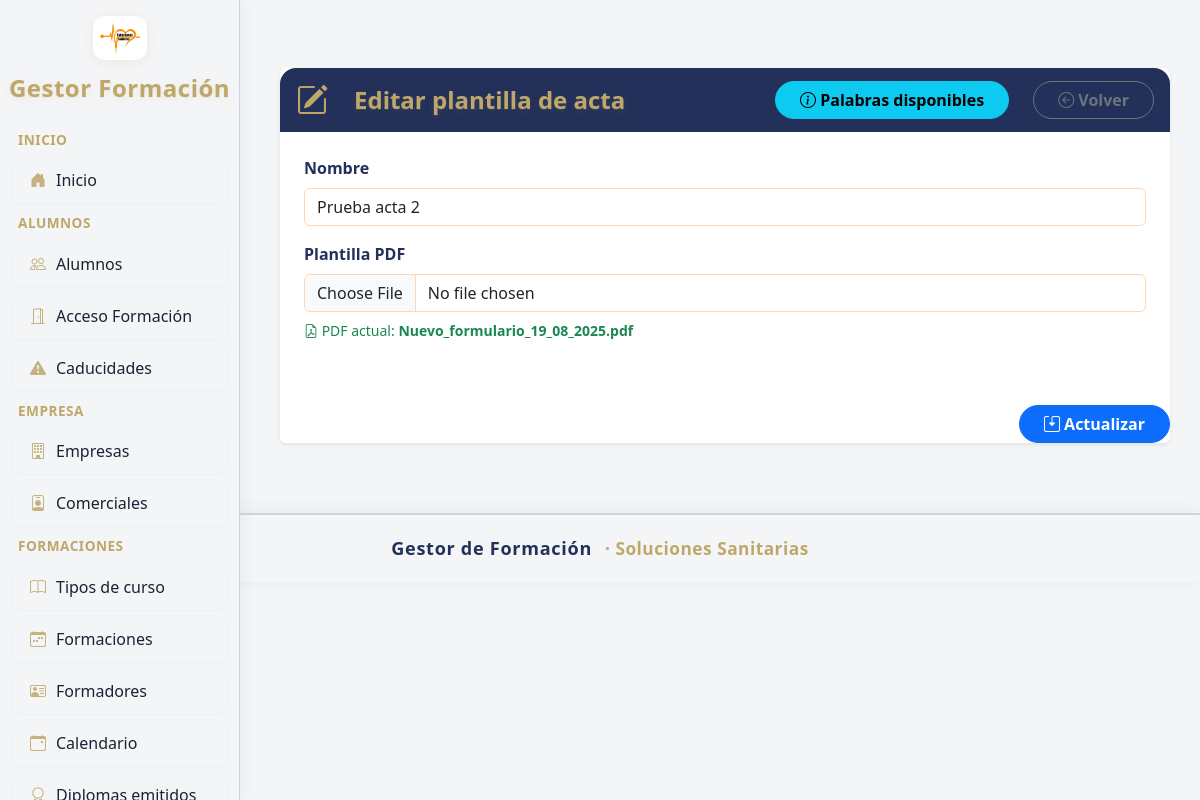
/actas/plantillas/editar/2, run on the app's committed database.
### mi_plataforma_formacion_app/models/plantilla_acta.py (models this page shows)
class PlantillaActa(db.Model):
    id = db.Column(db.Integer, primary_key=True)
    nombre = db.Column(db.String(120), nullable=False)
    ruta_pdf = db.Column(db.String(255), nullable=True)

### mi_plataforma_formacion_app/blueprints/plantillas_acta/routes.py (the view, shortened to what this page needs)
@plantillas_acta_bp.route('/editar/<int:id>', methods=['GET', 'POST'])
def editar(id):
    plantilla = PlantillaActa.query.get_or_404(id)
    form = PlantillaActaForm(obj=plantilla)
    return render_template('plantillas_acta/editar.html', form=form, plantilla=plantilla)

### mi_plataforma_formacion_app/blueprints/plantillas_acta/forms.py
class PlantillaActaForm(FlaskForm):
    nombre = StringField('Nombre', validators=[DataRequired()], render_kw={"class": "form-control"})
    archivo_pdf = FileField('Plantilla PDF', validators=[Optional(), FileAllowed(['pdf'], 'Solo se permiten archivos PDF')], render_kw={"class": "form-control"})
    submit = SubmitField('Guardar', render_kw={"class": "btn btn-primary"})

### mi_plataforma_formacion_app/blueprints/alumnos/routes.py (called while the page is built)
@alumnos_bp.app_context_processor
def inject_buscar_diploma_pdf():
    return dict(buscar_diploma_pdf=buscar_diploma_pdf)

### mi_plataforma_formacion_app/templates/plantillas_acta/editar.html (shortened to what this page needs)
{% extends "base.html" %}
{% block content %}
<div class="card shadow-sm border-0 mx-auto" style="max-width:900px;background:#fff;">
  <div class="card-header d-flex align-items-center gap-3" style="background: var(--color-sidebar-active); color: var(--color-sidebar-title); border-top-left-radius: 1rem; border-top-right-radius: 1rem; border-bottom: none; min-height:60px;">
    <i class="bi bi-pencil-square" style="font-size:2rem; margin-right:10px; color:var(--color-sidebar-title);"></i>
    <h2 class="mb-0 fw-bold fs-4" style="color:var(--color-sidebar-title); text-shadow:0 2px 8px #bfa76a22,0 1px 0 #bfa76a22;">Editar plantilla de acta</h2>
    <button type="button" class="btn btn-info rounded-pill px-4 fw-semibold ms-auto me-2" data-bs-toggle="modal" data-bs-target="#modalVariablesActa">
      <i class="bi bi-info-circle"></i> Palabras disponibles
    </button>
    <a href="{{ url_for('plantillas_acta_bp.listar') }}" class="btn btn-outline-secondary rounded-pill px-4 fw-semibold">
      <i class="bi bi-arrow-left-circle"></i> Volver
    </a>
  </div>
  <div class="card-body px-4 py-4">
  <form method="post" enctype="multipart/form-data">
      <div class="mb-3">
        {{ form.nombre.label(class="form-label fw-semibold", style="color:var(--color-sidebar-active);") }}
        {{ form.nombre(class="form-control", style="border-color:#ffd6b3;") }}
      </div>
      <div class="mb-3">
        {{ form.archivo_pdf.label(class="form-label fw-semibold", style="color:var(--color-sidebar-active);") }}
        {{ form.archivo_pdf(class="form-control", style="border-color:#ffd6b3;") }}
          {% if plantilla.ruta_pdf %}
            <div class="mt-2 text-success small">
              <i class="bi bi-file-earmark-pdf"></i> PDF actual: <b>{{ plantilla.ruta_pdf.split('/')[-1] }}</b>
            </div>
          {% endif %}
      </div>
      </div>
      <div class="d-flex justify-content-end mt-4 gap-2">
        <button type="submit" class="btn btn-primary rounded-pill px-4 fw-semibold">
          <i class="bi bi-save2"></i> Actualizar
        </button>
      </div>
  </div>
{% endblock %}

### mi_plataforma_formacion_app/templates/base.html (style rules this page uses)
:root { --color-sidebar-bg: #f4f5f7; --color-sidebar-border: #d1d5db; --color-sidebar-text: #1a2233; --color-sidebar-hover: #e9eaf0; --color-sidebar-active: #22305a; --color-sidebar-active-text: #fff; --color-sidebar-title: #bfa76a; --color-sidebar-icon: #bfa76a; --color-accent-gold: #bfa76a; --color-card-bg: #fff; --color-btn-gold: #bfa76a; --color-btn-navy: #22305a; }
body { font-family: 'Segoe UI', sans-serif; background-color: #f4f5f7; margin: 0; padding: 0; color: var(--color-sidebar-text); }

### data on the page
PlantillaActa: nombre "Prueba acta 2", ruta_pdf "Nuevo_formulario_19_08_2025.pdf"
